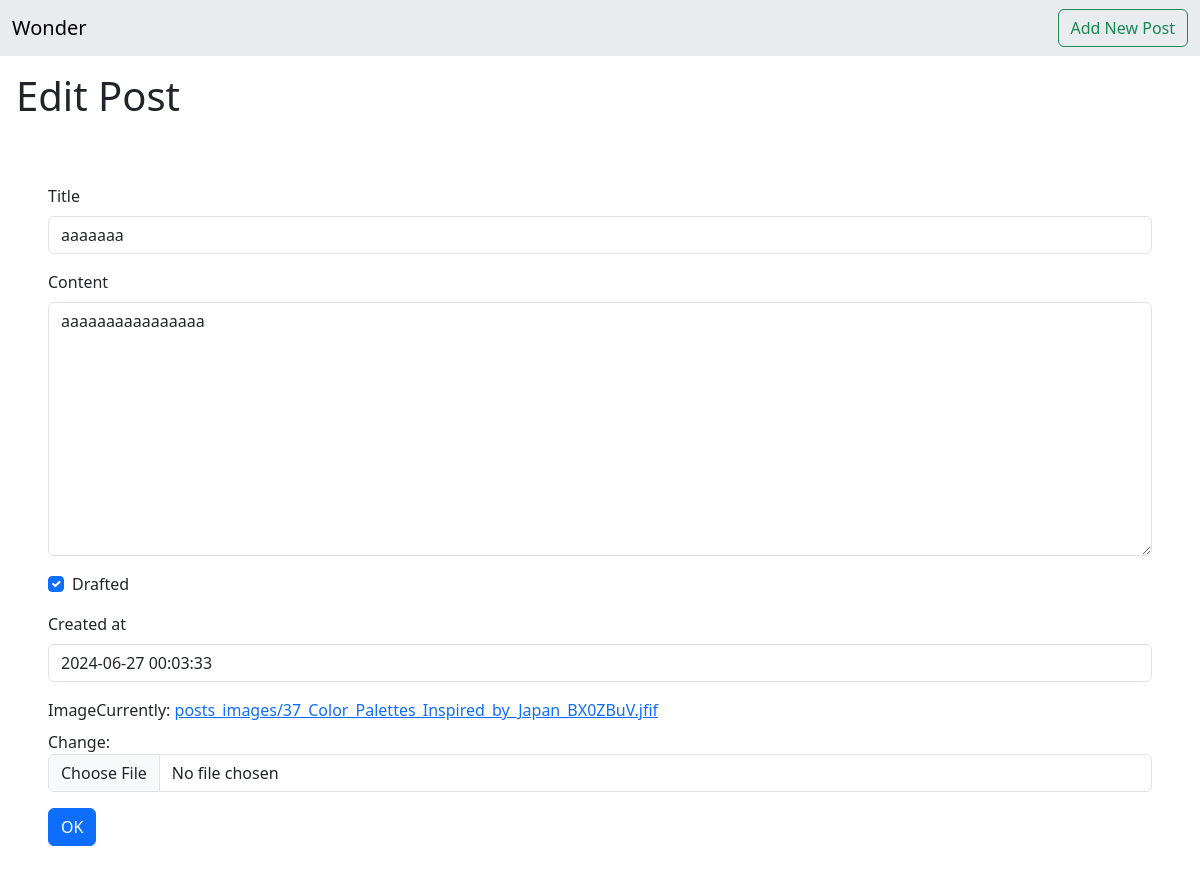
Page /DJblog/7/edit (signed in) on the earlier database version.
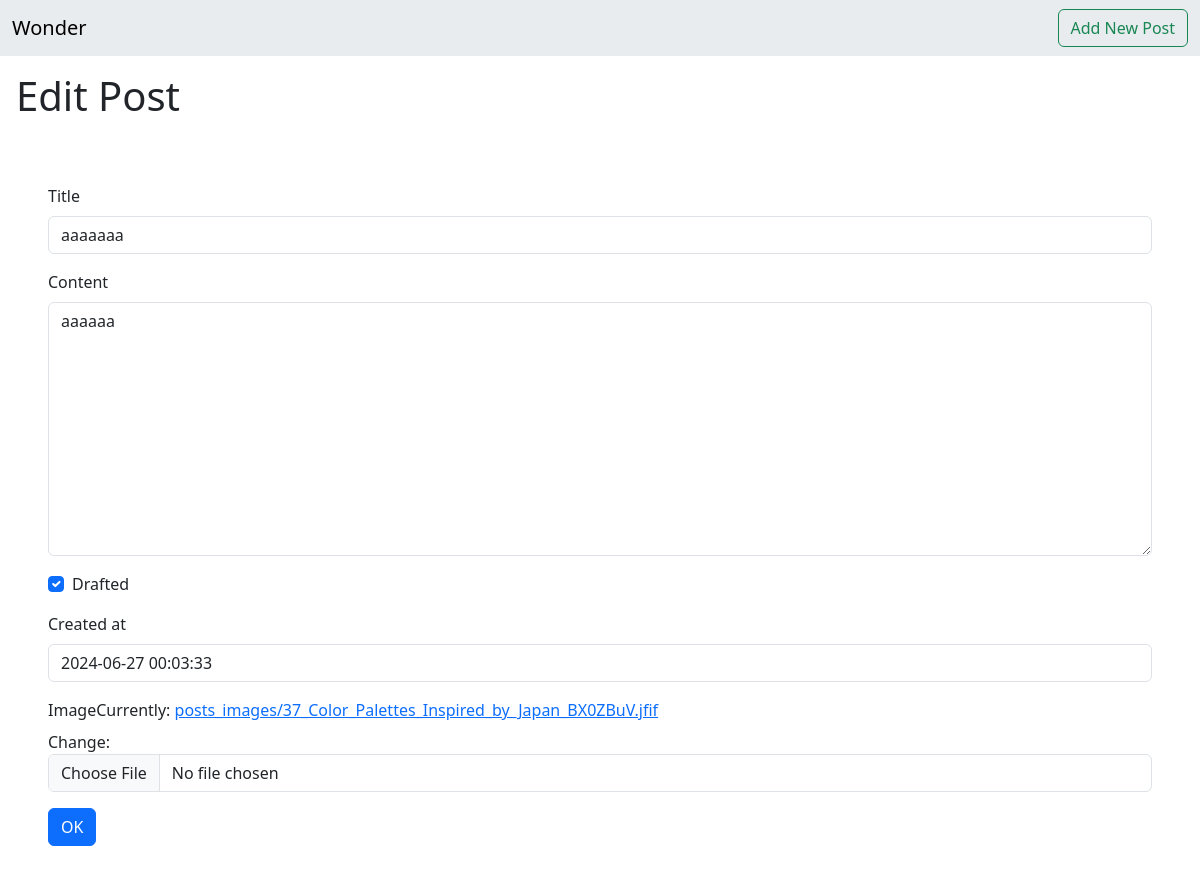
Same page on the later database version.
### DJblog/models.py (models this page shows, shortened)
class Post(models.Model):
    title = models.CharField(max_length=100)
    content = models.TextField(max_length=20000)
    writer = models.ForeignKey(User,related_name='post_writer',on_delete=models.SET_NULL,null=True,blank=True)
    drafted = models.BooleanField(default=True)
    tags = TaggableManager()
    created_at = models.DateTimeField(default=timezone.now)
    image = models.ImageField(upload_to="posts_images")

### DJblog/views.py (the view)
# urls.py: path('<int:post_id>/edit',post_edit),
@login_required(login_url='/login')
def post_edit(request,post_id):
    data = Post.objects.get(id=post_id)
    if request.method == 'POST':
        form = PostForm(request.POST,request.FILES,instance=data)
        if form.is_valid():
            myform = form.save(commit=False)
            myform.writer = request.user
            myform = form.save()
            return redirect(f'/DJblog/{post_id}')
    else:
        form = PostForm(instance=data)
    return render(request,'DJblog/post_edit.html',{'form':form})

### DJblog/forms.py
class PostForm(forms.ModelForm):
    class Meta :
        model = Post
        exclude = ('writer',)

### DJblog/templates/DJblog/post_edit.html (shortened to what this page needs)
{% load django_bootstrap5 %}
{% load static %}
<!doctype html>
<html lang="en">
  <head>
    <link href="https://cdn.jsdelivr.net/npm/bootstrap@5.3.3/dist/css/bootstrap.min.css" rel="stylesheet">
    <link href="{% static 'fontawesomefree/css/fontawesome.css' %}" rel="stylesheet" type="text/css">
    <link href="{% static 'fontawesomefree/css/brands.css' %}" rel="stylesheet" type="text/css">
    <link href="{% static 'fontawesomefree/css/solid.css' %}" rel="stylesheet" type="text/css">
  </head>
  <body>
    <nav class="navbar bg-body-secondary">
        <div class="container-fluid">
          <a href='/DJblog/' class="navbar-brand">Wonder</a>
          <form class="d-flex" role="search">
            <a href='/DJblog/new' class="btn btn-outline-success">Add New Post</a>
          </form>
        </div>
      </nav>
      <h1 class="m-3">Edit Post</h1>
      <form method="post" enctype="multipart/form-data" class="mx-5 py-5">
        {% bootstrap_form form %}
        {% bootstrap_button button_type="submit" content="OK" %}
    </form>
  </body>
</html>

Differences in the rows shown:
changed Post "aaaaaaa": content "aaaaaaaaaaaaaaaa" → "aaaaaa"
